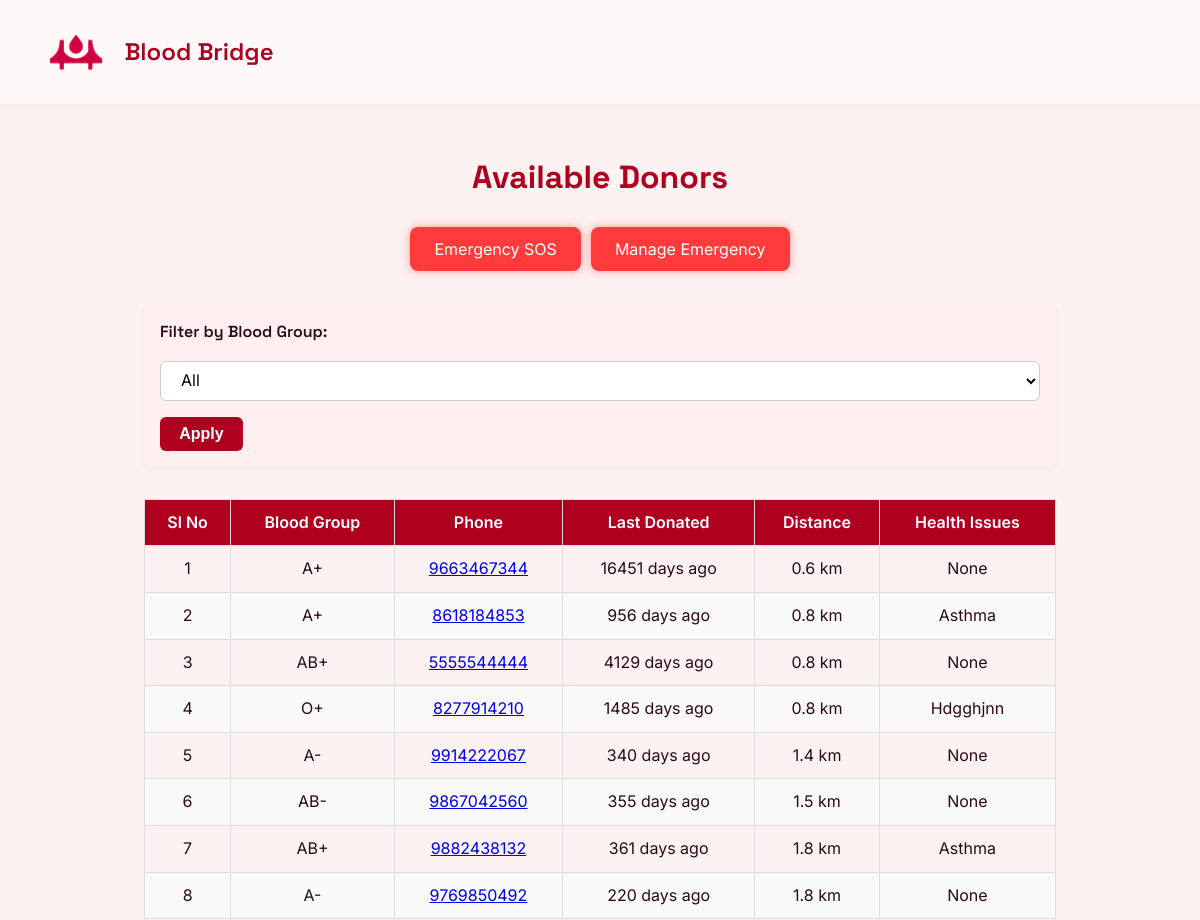
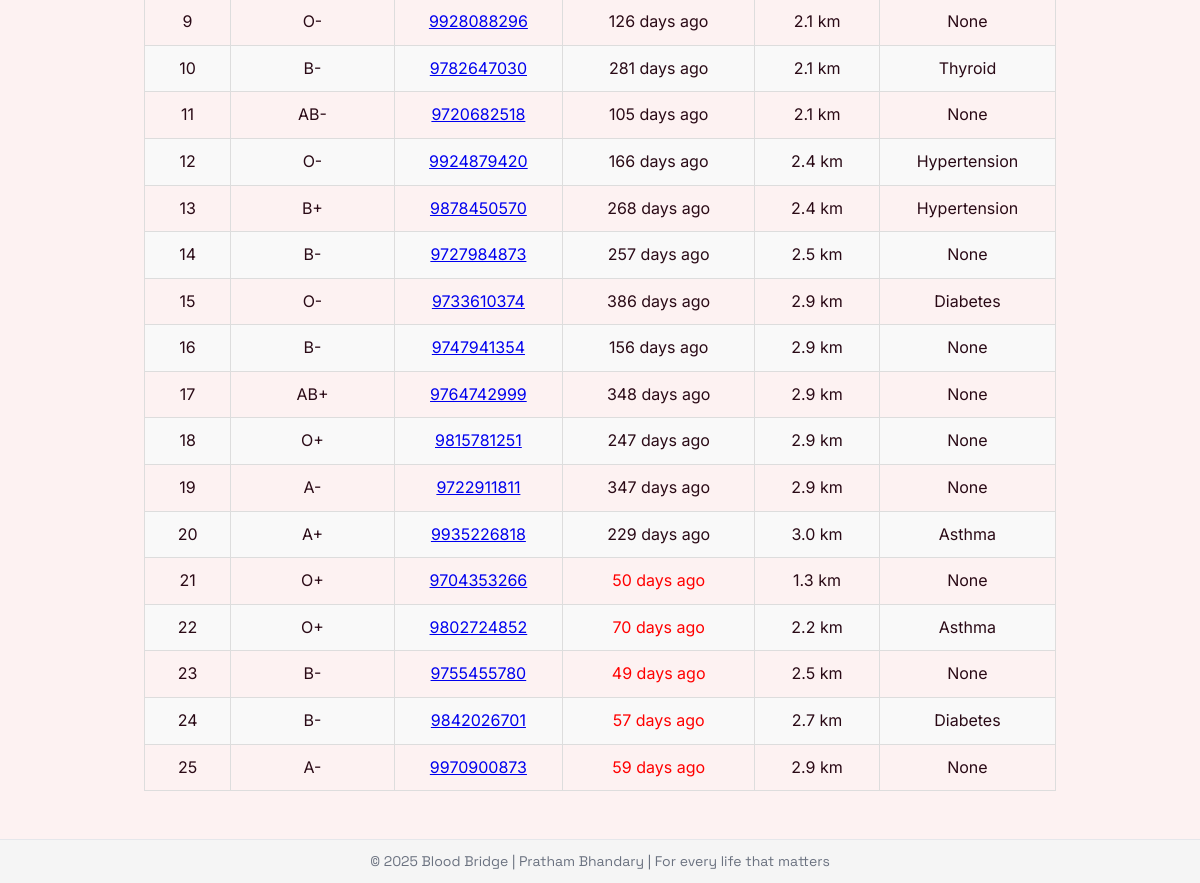
Page /hospital-dashboard (signed in) on the committed database (2 pictures, top to bottom).
### tables this page shows
CREATE TABLE donors (
            id INTEGER PRIMARY KEY AUTOINCREMENT,
            name TEXT NOT NULL,
            email TEXT UNIQUE NOT NULL,
            phone TEXT NOT NULL,
            dob TEXT NOT NULL,
            blood_group TEXT NOT NULL,
            address_line TEXT,
            city TEXT,
            state TEXT,
            pincode TEXT,
            latitude REAL,
            longitude REAL,
            notify INTEGER DEFAULT 1,
            last_donated TEXT,
            health_problems TEXT
        );

### run.py (the view)
@app.route("/hospital-dashboard")
def hospital_dashboard():
    print(session.get('hospital_data'))
    if session.get('hospital_data'):
        hospital = session.get('hospital_data')
        hospital_lat = hospital['latitude']
        hospital_lon = hospital['longitude']
        selected_group = request.args.get("blood_group")
        raw_donors = get_all_donors()
        processed_donors = []
        for donor in raw_donors:
            dist = (
                calculate_distance(hospital_lat, hospital_lon, donor['latitude'], donor['longitude'])
                if donor['latitude'] and donor['longitude'] else float('inf')
            )
            last_donated_days = days_since(donor.get('last_donated'))
            eligible = is_eligible_to_donate(donor.get('last_donated'))
            if not selected_group or donor['blood_group'] == selected_group:
                processed_donors.append({
                    "blood_group": donor["blood_group"],
                    "contact": donor["phone"],
                    "distance": dist,
                    "last_donated_days": last_donated_days,
                    "diseases": donor.get("health_problems", "None"),
                    "eligible": eligible
                })
        eligible_donors = sorted([d for d in processed_donors if d['eligible']], key=lambda d: d['distance'])
        ineligible_donors = [d for d in processed_donors if not d['eligible']]
        top_eligible = eligible_donors[:20]
        if top_eligible:
            max_distance = top_eligible[-1]['distance']
        else:
            max_distance = float('inf')  # fallback if no eligible donors
        nearby_ineligible = [d for d in ineligible_donors if d['distance'] <= max_distance]
        final_donors = top_eligible + sorted(nearby_ineligible, key=lambda d: d['distance'])
        return render_template("hospital-dashboard.html", donors=final_donors)
    return redirect(url_for("hospital_login"))

### database.py (called while the page is built)
def get_all_donors():
    conn = sqlite3.connect(DATABASE)
    conn.row_factory = sqlite3.Row
    c = conn.cursor()
    c.execute('SELECT * FROM donors')
    donors = c.fetchall()
    conn.close()
    return [dict(row) for row in donors]

def calculate_distance(lat1, lon1, lat2, lon2):
    R = 6371  # Radius of Earth in km
    dlat = radians(lat2 - lat1)
    dlon = radians(lon2 - lon1)
    a = sin(dlat/2)**2 + cos(radians(lat1)) * cos(radians(lat2)) * sin(dlon/2)**2
    c = 2 * atan2(sqrt(a), sqrt(1 - a))
    return round(R * c, 1)

def days_since(date_str):
    try:
        date = datetime.strptime(date_str, '%Y-%m-%d')
        return (datetime.now() - date).days
    except:
        return "N/A"

def is_eligible_to_donate(last_donated_date_str):
    if not last_donated_date_str:
        return True  # No record means never donated — eligible
    try:
        last_donated = datetime.strptime(last_donated_date_str, "%Y-%m-%d")
        return (datetime.now() - last_donated).days >= 90
    except:
        return False  # Invalid date format

### templates/hospital-dashboard.html (shortened to what this page needs)
<!DOCTYPE html>
<html lang="en">
<head>
  <link rel="stylesheet" href="{{ url_for('static', filename='css/style.css') }}" />
</head>
<body>
  <header>
    <nav class="navbar">
      <div class="logo"><img src="{{ url_for('static', filename='resourses/logo4.png') }}" alt="" class="logo-img"><span style="padding-left: 10px;">Blood Bridge</span></div>
    </nav>
  </header>
  <section class="container donor-list">
    <h2>Available Donors</h2>
    <div style="
      display: flex;
      align-items: center;
      justify-content: center;
      gap: 10px;">
      <form action="/sos" method="post" class="sos">
        <button type="submit" class="sos-button">Emergency SOS</button>
      </form>
      <form action="/manage-emergency" method="post" class="sos">
        <button type="submit" class="sos-button">Manage Emergency</button>
      </form>
    </div>
    <div class="form-group">
        <form method="get" action="/hospital-dashboard" class="filter-form">
            <label for="blood_group">Filter by Blood Group:</label>
            <select name="blood_group" id="blood_group">
                <option value="">All</option>
            </select>
            <button type="submit">Apply</button>
        </form>
    </div>
    <table class="donor-table">
  <thead>
    <tr>
      <th>Sl No</th>
      <th>Blood Group</th>
      <th>Phone</th>
      <th>Last Donated</th>
      <th>Distance</th>
      <th>Health Issues</th>
    </tr>
  </thead>
    <tbody>
            {% for donor in donors %}
                <tr>
                    <td>{{ loop.index }}</td>
                    <td>{{ donor.blood_group }}</td>
                    <td><a href="tel:+91{{ donor.contact }}">{{ donor.contact }}</a></td>
                    <td class="{{ 'eligible' if donor.eligible else 'not-eligible' }}">
                        {{ donor.last_donated_days }} days ago
                    </td>
                    <td>{{ donor.distance }} km</td>
                    <td>{{ donor.diseases or 'None' }}</td>
                </tr>
            {% endfor %}
        </tbody>
    </table>
    </section>
  <footer>
    <div class="footer-content">
      <p>&copy; 2025 Blood Bridge | Pratham Bhandary | For every life that matters</p>
    </div>
  </footer>
</body>
</html>

### static/css/style.css (style rules this page uses)
:root { --primary: #b00020; --accent: #f47c7c; --bg-light: #fdf2f2; --text: #2a0a16; --white: #ffffff; --shadow: rgba(0, 0, 0, 0.08); --radius: 12px; --transition: 0.3s ease; }
* { margin: 0; padding: 0; box-sizing: border-box; }
body { font-family: 'Inter', sans-serif; background: var(--bg-light); color: var(--text); line-height: 1.6; scroll-behavior: smooth; }
.navbar { display: flex; justify-content: space-between; align-items: center; padding: 1.2rem 2rem; background: var(--white); box-shadow: 0 2px 8px var(--shadow); position: sticky; top: 0; z-index: 1000; }
.logo { font-size: 1.6rem; font-weight: 700; color: var(--primary); }
.container { max-width: 960px; margin: 3rem auto; padding: 0 1.5rem; }
footer { background: var(--white); border-top: 1px solid #e5e7eb; padding: 1.5rem; text-align: center; font-size: 0.95rem; color: #6b7280; }
h1, h2, .logo { font-family: 'Space Grotesk', sans-serif; }
.register-form input, .register-form textarea, select { width: 100%; padding: 0.8rem 1rem; font-size: 1rem; border: 1px solid #ccc; border-radius: 12px; background-color: #f9f9f9; transition: border 0.3s ease, background-color 0.3s ease; font-family: 'Inter', sans-serif; }
.donor-list h2 { font-family: 'Space Grotesk', sans-serif; font-size: 2rem; color: var(--primary); margin-bottom: 1.5rem; text-align: center; }
.donor-table { width: 100%; border-collapse: collapse; margin-top: 30px; font-family: 'Inter', sans-serif; }
.donor-table th, .donor-table td { border: 1px solid #ddd; padding: 10px; text-align: center; }
.donor-table th { background-color: var(--primary); color: white; font-weight: 600; }
.donor-table tr:nth-child(even) { background-color: #f9f9f9; }
.filter-form { display: flex; flex-wrap: wrap; align-items: center; gap: 1rem; margin: 2rem 0; padding: 1rem; background-color: #fef0f0; border-radius: 8px; box-shadow: 0 2px 6px rgba(0, 0, 0, 0.05); }
.filter-form label { font-weight: 600; color: var(--text); }
.filter-form select { padding: 0.5rem 1rem; border: 1px solid #ccc; border-radius: 6px; font-size: 1rem; background-color: #fff; min-width: 120px; cursor: pointer; }
.filter-form button { padding: 0.5rem 1.2rem; background-color: var(--primary); color: #fff; border: none; border-radius: 6px; font-size: 1rem; font-weight: 600; cursor: pointer; transition: background-color 0.3s ease; }
.sos-button { background-color: #ff3b3b; color: #fff; border: none; padding: 0.75rem 1.5rem; font-size: 1rem; border-radius: 8px; cursor: pointer; transition: background-color 0.3s ease; font-family: 'Inter', sans-serif; box-shadow: 0 0 10px rgba(255, 59, 59, 0.5); }
.sos { display: flex; justify-content: center; }
.logo { display: flex; align-items: center; justify-content: center; padding: 1rem; background-color: auto; }
.logo-img { height: 50px; width: auto; object-fit: contain; transition: transform 0.3s ease; }
nav.navbar { display: flex; justify-content: space-between; align-items: center; background-color: var(--primary-bg, #fff8f8); padding: 1rem 2rem; box-shadow: 0 2px 8px rgba(0, 0, 0, 0.05); flex-wrap: wrap; position: relative; z-index: 10; }
.logo { display: flex; align-items: center; font-family: 'Space Grotesk', sans-serif; font-size: 1.5rem; font-weight: 600; color: #aa001e; }
.logo-img { height: 40px; width: auto; margin-right: 0.5rem; object-fit: contain; }
:root { --primary-color: #aa001e; --bg-color: #fff8f8; --hover-color: #8e0018; }
* { box-sizing: border-box; margin: 0; padding: 0; }
body { font-family: 'Space Grotesk', sans-serif; }
.navbar { display: flex; justify-content: space-between; align-items: center; background-color: var(--bg-color); padding: 1rem 2rem; box-shadow: 0 2px 8px rgba(0, 0, 0, 0.05); flex-wrap: wrap; position: relative; }
.logo { display: flex; align-items: center; font-size: 1.5rem; font-weight: 600; color: var(--primary-color); }
.logo-img { height: 40px; width: auto; margin-right: 10px; }
.not-eligible { color: red; }
footer { text-align: center; padding: 10px; font-size: 14px; background-color: #f5f5f5; }

### rows in the picture
donors: blood_group "A+", contact "9663467344", last_donated_days "16451", distance "0.6", diseases "None"
donors: blood_group "A+", contact "8618184853", last_donated_days "956", distance "0.8", health_problems "Asthma"
donors: blood_group "AB+", contact "5555544444", last_donated_days "4129", distance "0.8", diseases "None"
donors: blood_group "O+", contact "8277914210", last_donated_days "1485", distance "0.8", health_problems "Hdgghjnn"
donors: blood_group "A-", contact "9914222067", last_donated_days "340", distance "1.4", health_problems "None"
donors: blood_group "AB-", contact "9867042560", last_donated_days "355", distance "1.5", health_problems "None"
donors: blood_group "AB+", contact "9882438132", last_donated_days "361", distance "1.8", health_problems "Asthma"
donors: blood_group "A-", contact "9769850492", last_donated_days "220", distance "1.8", health_problems "None"
donors: blood_group "O-", contact "9928088296", last_donated_days "126", distance "2.1", health_problems "None"
donors: blood_group "B-", contact "9782647030", last_donated_days "281", distance "2.1", health_problems "Thyroid"
donors: blood_group "AB-", contact "9720682518", last_donated_days "105", distance "2.1", health_problems "None"
donors: blood_group "O-", contact "9924879420", last_donated_days "166", distance "2.4", health_problems "Hypertension"
donors: blood_group "B+", contact "9878450570", last_donated_days "268", distance "2.4", health_problems "Hypertension"
donors: blood_group "B-", contact "9727984873", last_donated_days "257", distance "2.5", health_problems "None"
donors: blood_group "O-", contact "9733610374", last_donated_days "386", distance "2.9", health_problems "Diabetes"
donors: blood_group "B-", contact "9747941354", last_donated_days "156", distance "2.9", health_problems "None"
donors: blood_group "AB+", contact "9764742999", last_donated_days "348", distance "2.9", health_problems "None"
donors: blood_group "O+", contact "9815781251", last_donated_days "247", distance "2.9", health_problems "None"
donors: blood_group "A-", contact "9722911811", last_donated_days "347", distance "2.9", health_problems "None"
donors: blood_group "A+", contact "9935226818", last_donated_days "229", distance "3.0", health_problems "Asthma"
donors: blood_group "O+", contact "9704353266", last_donated_days "50", distance "1.3", health_problems "None"
donors: blood_group "O+", contact "9802724852", last_donated_days "70", distance "2.2", health_problems "Asthma"
donors: blood_group "B-", contact "9755455780", last_donated_days "49", distance "2.5", health_problems "None"
donors: blood_group "B-", contact "9842026701", last_donated_days "57", distance "2.7", health_problems "Diabetes"
donors: blood_group "A-", contact "9970900873", last_donated_days "59", distance "2.9", health_problems "None"
